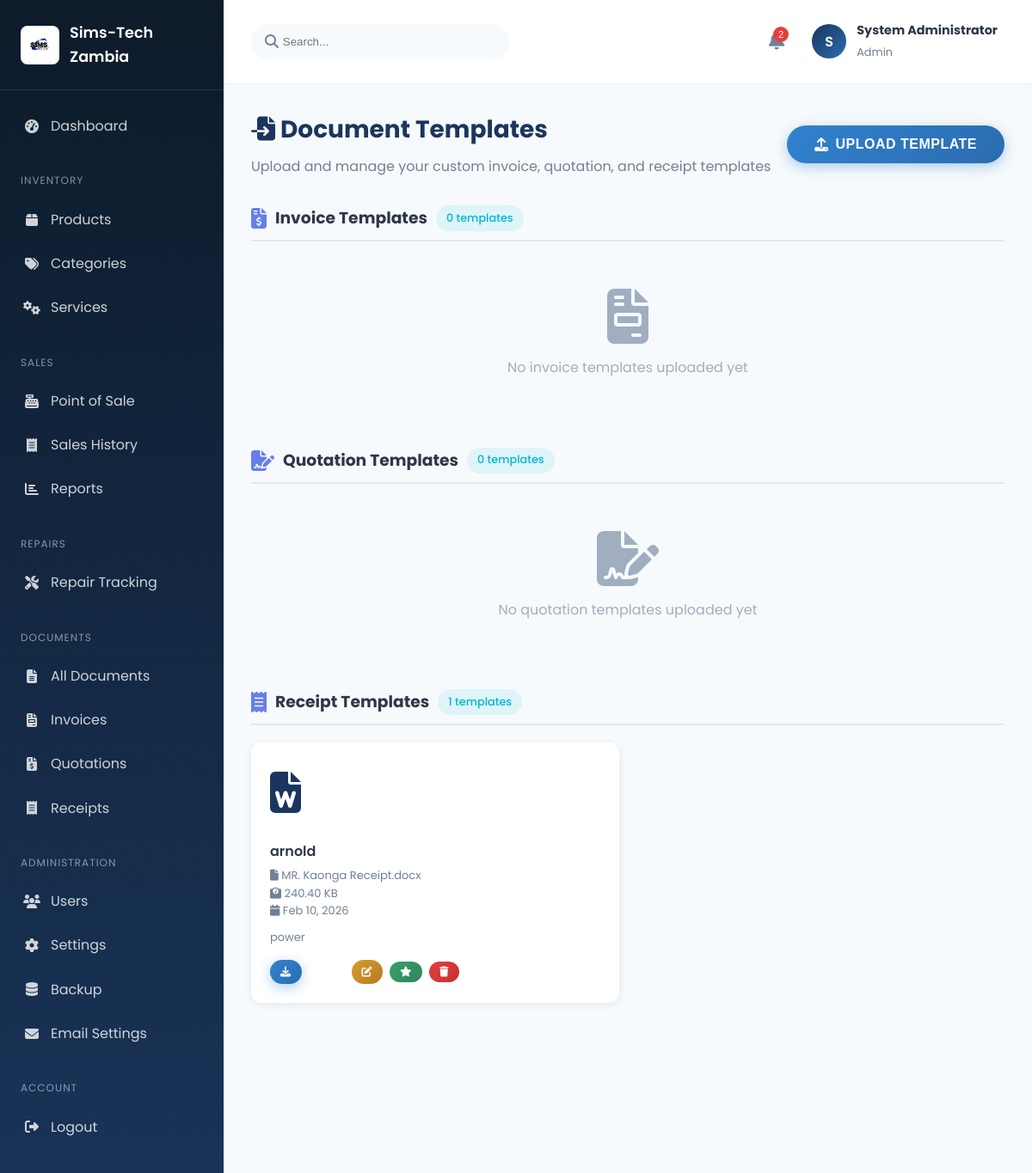
The app's page /document_templates.php (signed in) with its own data.
### tables this page shows
CREATE TABLE IF NOT EXISTS document_templates (
    id INT AUTO_INCREMENT PRIMARY KEY,
    user_id INT NOT NULL,
    name VARCHAR(255) NOT NULL,
    type ENUM('invoice', 'quotation', 'receipt', 'other') NOT NULL DEFAULT 'other',
    file_name VARCHAR(255) NOT NULL,
    original_name VARCHAR(255) NOT NULL,
    file_type VARCHAR(100) NOT NULL,
    file_size INT NOT NULL,
    description TEXT,
    is_default TINYINT DEFAULT 0,
    created_at TIMESTAMP DEFAULT CURRENT_TIMESTAMP,
    updated_at TIMESTAMP DEFAULT CURRENT_TIMESTAMP ON UPDATE CURRENT_TIMESTAMP,
    FOREIGN KEY (user_id) REFERENCES users(id) ON DELETE CASCADE
);

### document_templates.php (the view, shortened to what the rows shown need)
<?php
require_once 'config/database.php';
$user = getCurrentUser();
$conn->query("CREATE TABLE IF NOT EXISTS document_templates (
    id INT AUTO_INCREMENT PRIMARY KEY,
    user_id INT NOT NULL,
    name VARCHAR(255) NOT NULL,
    type ENUM('invoice', 'quotation', 'receipt', 'other') NOT NULL DEFAULT 'other',
    file_name VARCHAR(255) NOT NULL,
    original_name VARCHAR(255) NOT NULL,
    file_type VARCHAR(100) NOT NULL,
    file_size INT NOT NULL,
    description TEXT,
    is_default TINYINT DEFAULT 0,
    created_at TIMESTAMP DEFAULT CURRENT_TIMESTAMP,
    updated_at TIMESTAMP DEFAULT CURRENT_TIMESTAMP ON UPDATE CURRENT_TIMESTAMP,
    FOREIGN KEY (user_id) REFERENCES users(id) ON DELETE CASCADE
)");
$stmt = $conn->prepare("SELECT * FROM document_templates WHERE user_id = ? ORDER BY type, name");
$stmt->bind_param("i", $user['id']);
$stmt->execute();
$templates = $stmt->get_result();
$grouped_templates = [
    'invoice' => [],
    'quotation' => [],
    'receipt' => [],
    'other' => []
];
while ($row = $templates->fetch_assoc()) {
    $grouped_templates[$row['type']][] = $row;
}
function getFileIcon($ext) {
    $icons = [
        'pdf' => 'fa-file-pdf text-danger',
        'doc' => 'fa-file-word text-primary',
        'docx' => 'fa-file-word text-primary',
        'xls' => 'fa-file-excel text-success',
        'xlsx' => 'fa-file-excel text-success',
        'txt' => 'fa-file-alt text-secondary',
        'rtf' => 'fa-file-alt text-secondary',
        'html' => 'fa-file-code text-warning',
        'htm' => 'fa-file-code text-warning',
        'png' => 'fa-file-image text-info',
        'jpg' => 'fa-file-image text-info',
        'jpeg' => 'fa-file-image text-info',
        'odt' => 'fa-file-alt text-primary',
        'ods' => 'fa-file-alt text-success'
    ];
    return $icons[$ext] ?? 'fa-file text-secondary';
}
function formatFileSize($bytes) {
    if ($bytes >= 1048576) {
        return number_format($bytes / 1048576, 2) . ' MB';
    } elseif ($bytes >= 1024) {
        return number_format($bytes / 1024, 2) . ' KB';
    }
    return $bytes . ' bytes';
}
?>
<!DOCTYPE html>
<html lang="en">
<head>
    <link rel="stylesheet" href="assets/css/style.css">
    <link rel="stylesheet" href="https://cdnjs.cloudflare.com/ajax/libs/font-awesome/6.4.0/css/all.min.css">
</head>
<body>
    <div class="dashboard-wrapper">
        <?php include 'includes/sidebar.php'; ?>
        <div class="main-content">
            <div class="dashboard-content">
                <div class="page-header" style="display: flex; justify-content: space-between; align-items: center;">
                    <div>
                        <h1><i class="fas fa-file-import"></i> Document Templates</h1>
                    </div>
                </div>
                <div class="type-section">
                    <?php if (count($grouped_templates['receipt']) > 0): ?>
                        <div class="template-grid">
                            <?php foreach ($grouped_templates['receipt'] as $template):
                                $ext = strtolower(pathinfo($template['original_name'], PATHINFO_EXTENSION));
                            ?>
                                <div class="template-card <?php echo $template['is_default'] ? 'is-default' : ''; ?>">
                                    <div class="template-icon">
                                        <i class="fas <?php echo getFileIcon($ext); ?>"></i>
                                    </div>
                                    <div class="template-name"><?php echo htmlspecialchars($template['name']); ?></div>
                                    <div class="template-meta">
                                        <i class="fas fa-file"></i> <?php echo htmlspecialchars($template['original_name']); ?><br>
                                        <i class="fas fa-weight"></i> <?php echo formatFileSize($template['file_size']); ?><br>
                                        <i class="fas fa-calendar"></i> <?php echo date('M d, Y', strtotime($template['created_at'])); ?>
                                    </div>
                                    <?php if ($template['description']): ?>
                                        <p style="font-size: 13px; color: #718096;"><?php echo htmlspecialchars($template['description']); ?></p>
                                    <?php endif; ?>
                                    <div class="template-actions">
                                        <a href="uploads/templates/<?php echo $template['file_name']; ?>" class="btn btn-primary" download="<?php echo htmlspecialchars($template['original_name']); ?>" title="Download">
                                            <i class="fas fa-download"></i>
                                        </a>
                                        <a href="uploads/templates/<?php echo $template['file_name']; ?>" class="btn btn-secondary" target="_blank" title="View">
                                            <i class="fas fa-eye"></i>
                                        </a>
                                        <button type="button" class="btn btn-warning" onclick='openEditModal(<?php echo htmlspecialchars(json_encode($template), ENT_QUOTES, "UTF-8"); ?>)' title="Edit">
                                            <i class="fas fa-edit"></i>
                                        </button>
                                        <?php if (!$template['is_default']): ?>
                                            <form method="POST" style="display: inline;">
                                                <button type="submit" class="btn btn-success" title="Set as Default">
                                                    <i class="fas fa-star"></i>
                                                </button>
                                            </form>
                                        <?php endif; ?>
                                        <form method="POST" style="display: inline;" onsubmit="return confirm('Are you sure you want to delete this template?');">
                                            <button type="submit" class="btn btn-danger" title="Delete">
                                                <i class="fas fa-trash"></i>
                                            </button>
                                        </form>
                                    </div>
                                </div>
                            <?php endforeach; ?>
                        </div>
                    <?php endif; ?>
                </div>
            </div>
        </div>
    </div>
</body>
</html>

### records on screen
document_templates: name "arnold", original_name "MR. Kaonga Receipt.docx", file_size "240.40 KB", created_at "Feb 10, 2026", description "power"

### other values on screen
$low_stock_count "2"
substr($user['full_name'], 0, 1) "S"
$user['full_name'] "System Administrator"
$user['role'] "Admin"
count($grouped_templates['invoice']) "0"
count($grouped_templates['quotation']) "0"
count($grouped_templates['receipt']) "1"
